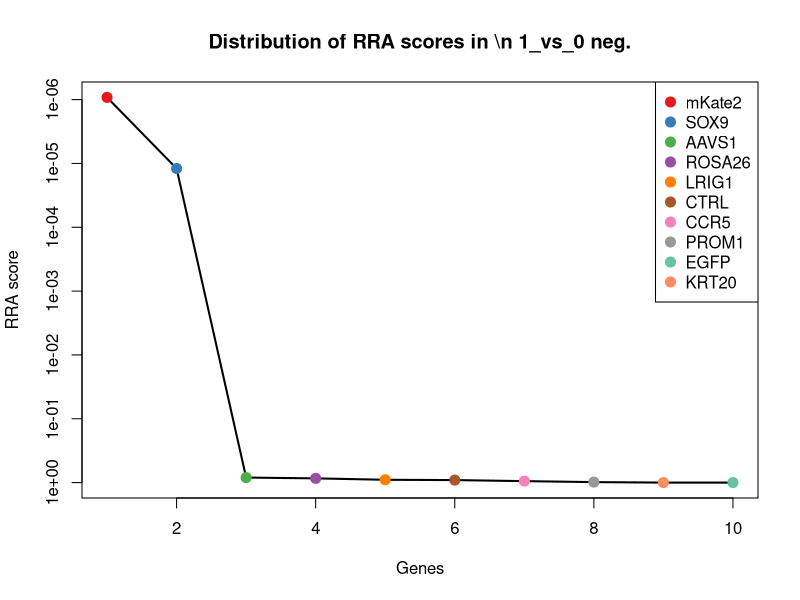
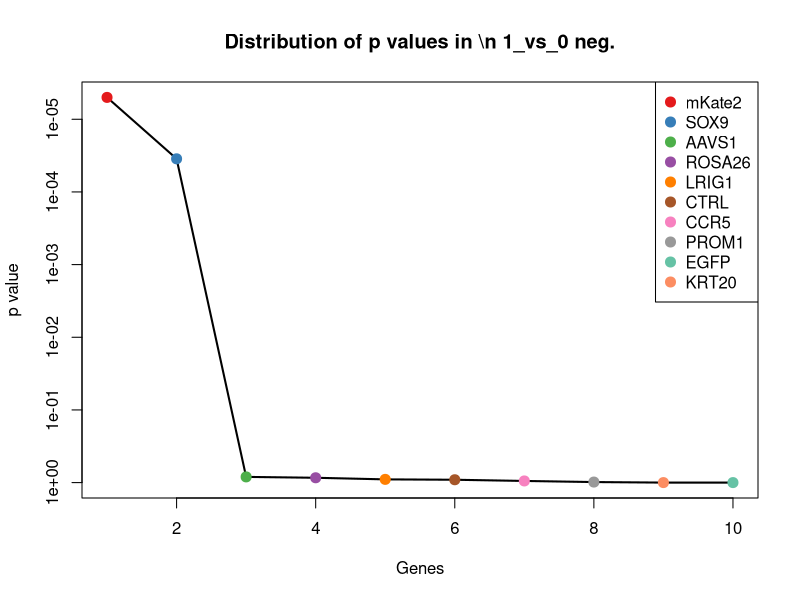
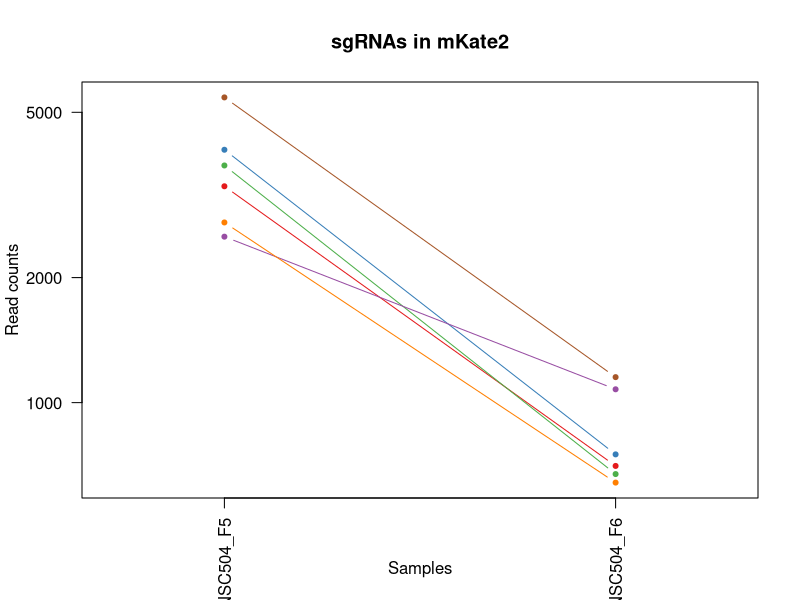
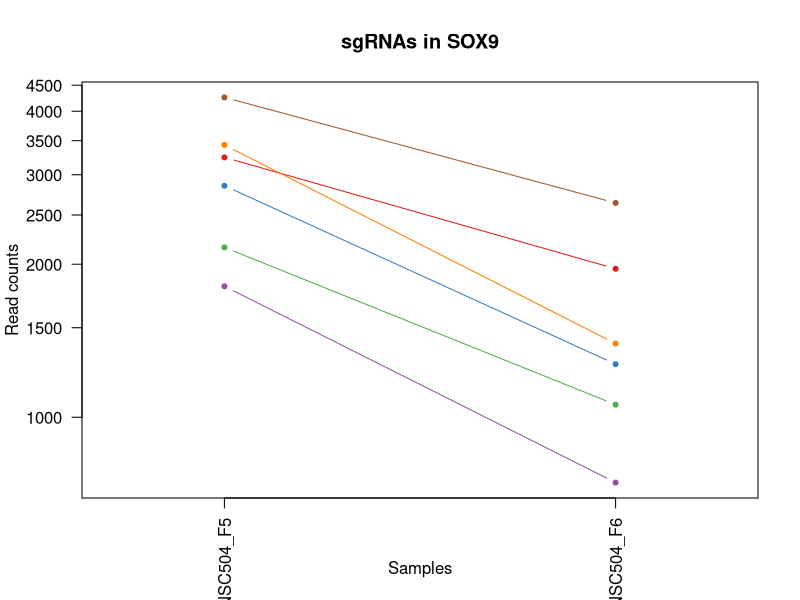
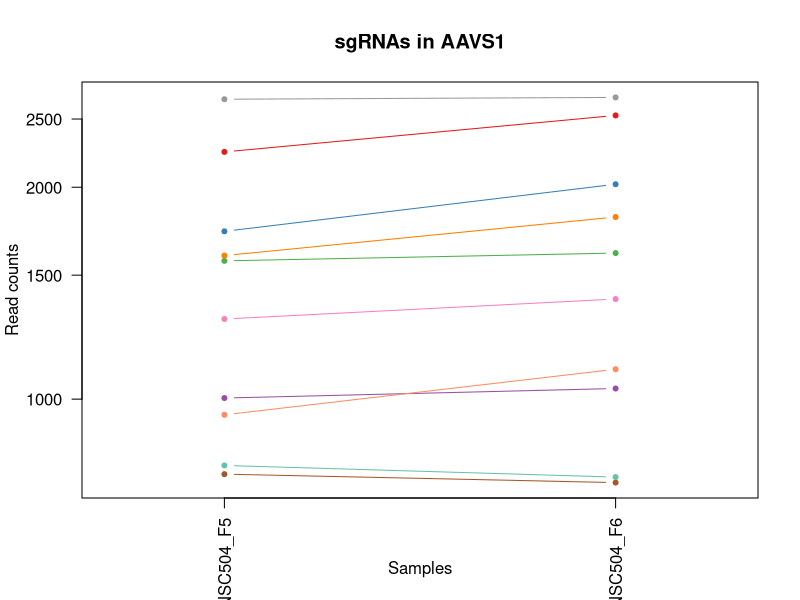
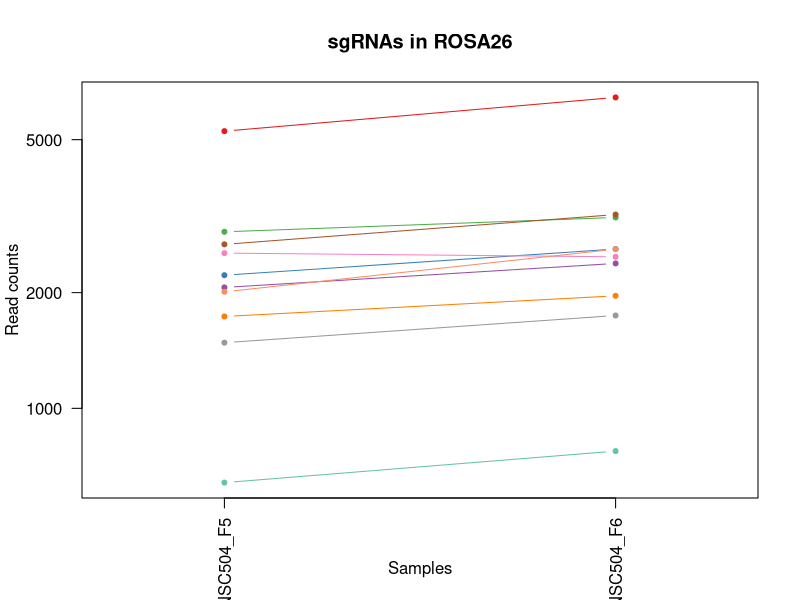
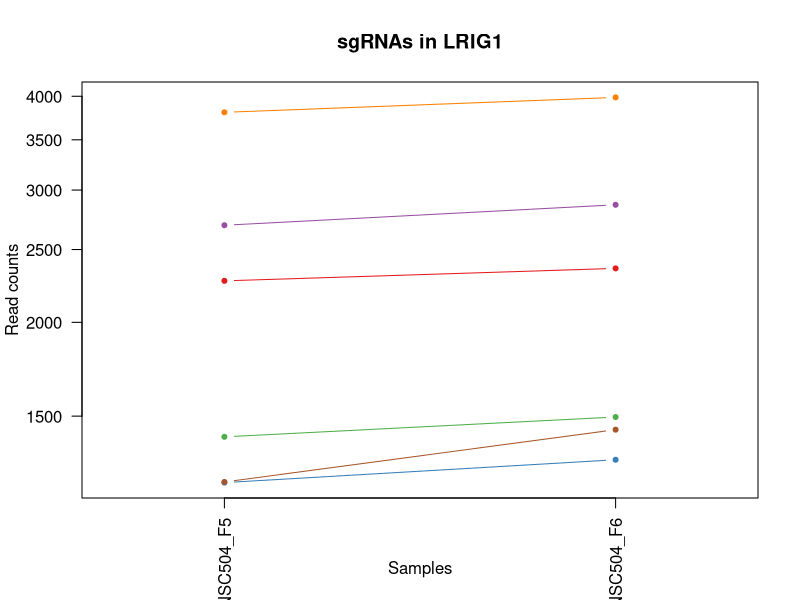
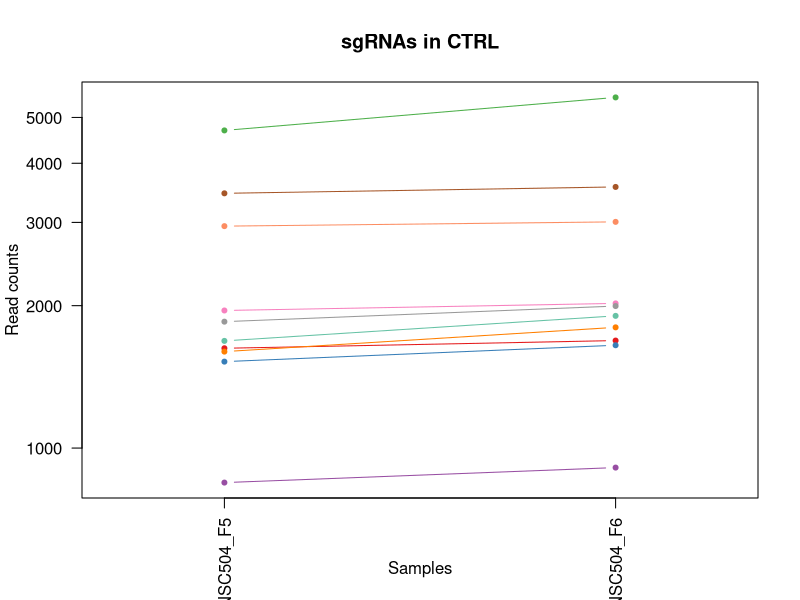

Write the R code that produced these figures, in order. (Note: this script raises an error after producing the figures.)
pdf(file='S4B_c0_t1.pdf',width=4.5,height=4.5);
gstable=read.table('S4B_c0_t1.gene_summary.txt',header=T)
# 
#
# parameters
# Do not modify the variables beginning with "__"

# gstablename='__GENE_SUMMARY_FILE__'
startindex=3
# outputfile='__OUTPUT_FILE__'
targetgenelist=c("mKate2","SOX9","AAVS1","ROSA26","LRIG1","CTRL","CCR5","PROM1","EGFP","KRT20")
# samplelabel=sub('.\\w+.\\w+$','',colnames(gstable)[startindex]);
samplelabel='1_vs_0 neg.'


# You need to write some codes in front of this code:
# gstable=read.table(gstablename,header=T)
# pdf(file=outputfile,width=6,height=6)


# set up color using RColorBrewer
#library(RColorBrewer)
#colors <- brewer.pal(length(targetgenelist), "Set1")

colors=c( "#E41A1C", "#377EB8", "#4DAF4A", "#984EA3", "#FF7F00",  "#A65628", "#F781BF",
          "#999999", "#66C2A5", "#FC8D62", "#8DA0CB", "#E78AC3", "#A6D854", "#FFD92F", "#E5C494", "#B3B3B3", 
          "#8DD3C7", "#FFFFB3", "#BEBADA", "#FB8072", "#80B1D3", "#FDB462", "#B3DE69", "#FCCDE5",
          "#D9D9D9", "#BC80BD", "#CCEBC5", "#FFED6F")

######
# function definition

plotrankedvalues<-function(val, tglist, ...){
  
  plot(val,log='y',ylim=c(max(val),min(val)),type='l',lwd=2, ...)
  if(length(tglist)>0){
    for(i in 1:length(tglist)){
      targetgene=tglist[i];
      tx=which(names(val)==targetgene);ty=val[targetgene];
      points(tx,ty,col=colors[(i %% length(colors)) ],cex=2,pch=20)
      # text(tx+50,ty,targetgene,col=colors[i])
    }
    legend('topright',tglist,pch=20,pt.cex = 2,cex=1,col=colors)
  }
}



plotrandvalues<-function(val,targetgenelist, ...){
  # choose the one with the best distance distribution
  
  mindiffvalue=0;
  randval=val;
  for(i in 1:20){
    randval0=sample(val)
    vindex=sort(which(names(randval0) %in% targetgenelist))
    if(max(vindex)>0.9*length(val)){
      # print('pass...')
      next;
    }
    mindiffind=min(diff(vindex));
    if (mindiffind > mindiffvalue){
      mindiffvalue=mindiffind;
      randval=randval0;
      # print(paste('Diff: ',mindiffvalue))
    }
  }
  plot(randval,log='y',ylim=c(max(randval),min(randval)),pch=20,col='grey', ...)
  
  if(length(targetgenelist)>0){
    for(i in 1:length(targetgenelist)){
      targetgene=targetgenelist[i];
      tx=which(names(randval)==targetgene);ty=randval[targetgene];
      points(tx,ty,col=colors[(i %% length(colors)) ],cex=2,pch=20)
      text(tx+50,ty,targetgene,col=colors[i])
    }
  }
  
}




# set.seed(1235)



pvec=gstable[,startindex]
names(pvec)=gstable[,'id']
pvec=sort(pvec);

plotrankedvalues(pvec,targetgenelist,xlab='Genes',ylab='RRA score',main=paste('Distribution of RRA scores in \\n',samplelabel))

# plotrandvalues(pvec,targetgenelist,xlab='Genes',ylab='RRA score',main=paste('Distribution of RRA scores in \\n',samplelabel))


pvec=gstable[,startindex+1]
names(pvec)=gstable[,'id']
pvec=sort(pvec);

plotrankedvalues(pvec,targetgenelist,xlab='Genes',ylab='p value',main=paste('Distribution of p values in \\n',samplelabel))

# plotrandvalues(pvec,targetgenelist,xlab='Genes',ylab='p value',main=paste('Distribution of p values in \\n',samplelabel))



# you need to write after this code:
# dev.off()






# parameters
# Do not modify the variables beginning with "__"
targetmat=list(c(3316.8215122577076,703.110669899125),c(4061.292744481919,749.6971437329321),c(3722.3561611210557,672.0530206765869),c(2508.1307168703856,1075.8024605695814),c(2713.8711692262777,640.995371454049),c(5428.931589622243,1150.858446190715))
targetgene="mKate2"
collabel=c("S29_MNSC504_F5","S30_MNSC504_F6")

# set up color using RColorBrewer
#library(RColorBrewer)
#colors <- brewer.pal(length(targetgenelist), "Set1")

colors=c( "#E41A1C", "#377EB8", "#4DAF4A", "#984EA3", "#FF7F00",  "#A65628", "#F781BF",
          "#999999", "#66C2A5", "#FC8D62", "#8DA0CB", "#E78AC3", "#A6D854", "#FFD92F", "#E5C494", "#B3B3B3", 
          "#8DD3C7", "#FFFFB3", "#BEBADA", "#FB8072", "#80B1D3", "#FDB462", "#B3DE69", "#FCCDE5",
          "#D9D9D9", "#BC80BD", "#CCEBC5", "#FFED6F")


## code

targetmatvec=unlist(targetmat)+1
yrange=range(targetmatvec[targetmatvec>0]);
# yrange[1]=1; # set the minimum value to 1
for(i in 1:length(targetmat)){
  vali=targetmat[[i]]+1;
  if(i==1){
    plot(1:length(vali),vali,type='b',las=1,pch=20,main=paste('sgRNAs in',targetgene),ylab='Read counts',xlab='Samples',xlim=c(0.7,length(vali)+0.3),ylim = yrange,col=colors[(i %% length(colors))],xaxt='n',log='y')
    axis(1,at=1:length(vali),labels=(collabel),las=2)
    # lines(0:100,rep(1,101),col='black');
  }else{
    lines(1:length(vali),vali,type='b',pch=20,col=colors[(i %% length(colors))])
  }
}




# parameters
# Do not modify the variables beginning with "__"
targetmat=list(c(3244.277190906786,1958.357325976704),c(2853.013556079685,1270.7754806888481),c(2157.3016218126504,1057.685498523101),c(1808.8510290942895,742.7954439057014),c(3432.17887571737,1395.0060775790002),c(4257.519187480313,2639.0374714373293))
targetgene="SOX9"
collabel=c("S29_MNSC504_F5","S30_MNSC504_F6")

# set up color using RColorBrewer
#library(RColorBrewer)
#colors <- brewer.pal(length(targetgenelist), "Set1")

colors=c( "#E41A1C", "#377EB8", "#4DAF4A", "#984EA3", "#FF7F00",  "#A65628", "#F781BF",
          "#999999", "#66C2A5", "#FC8D62", "#8DA0CB", "#E78AC3", "#A6D854", "#FFD92F", "#E5C494", "#B3B3B3", 
          "#8DD3C7", "#FFFFB3", "#BEBADA", "#FB8072", "#80B1D3", "#FDB462", "#B3DE69", "#FCCDE5",
          "#D9D9D9", "#BC80BD", "#CCEBC5", "#FFED6F")


## code

targetmatvec=unlist(targetmat)+1
yrange=range(targetmatvec[targetmatvec>0]);
# yrange[1]=1; # set the minimum value to 1
for(i in 1:length(targetmat)){
  vali=targetmat[[i]]+1;
  if(i==1){
    plot(1:length(vali),vali,type='b',las=1,pch=20,main=paste('sgRNAs in',targetgene),ylab='Read counts',xlab='Samples',xlim=c(0.7,length(vali)+0.3),ylim = yrange,col=colors[(i %% length(colors))],xaxt='n',log='y')
    axis(1,at=1:length(vali),labels=(collabel),las=2)
    # lines(0:100,rep(1,101),col='black');
  }else{
    lines(1:length(vali),vali,type='b',pch=20,col=colors[(i %% length(colors))])
  }
}




# parameters
# Do not modify the variables beginning with "__"
targetmat=list(c(2244.116957199819,2528.6102742016387),c(1730.3604518949317,2018.7471994649725),c(1571.0007951568418,1611.5469096583627),c(1002.5387360463419,1034.3922616061975),c(1598.3535720596483,1813.4216296048598),c(781.3380184845156,760.0496934737781),c(1298.6622772984642,1386.3789527949618),c(2666.3011224387883,2682.173095357521),c(803.9337907085732,773.8530931282394),c(949.0224334104162,1101.6838349216964))
targetgene="AAVS1"
collabel=c("S29_MNSC504_F5","S30_MNSC504_F6")

# set up color using RColorBrewer
#library(RColorBrewer)
#colors <- brewer.pal(length(targetgenelist), "Set1")

colors=c( "#E41A1C", "#377EB8", "#4DAF4A", "#984EA3", "#FF7F00",  "#A65628", "#F781BF",
          "#999999", "#66C2A5", "#FC8D62", "#8DA0CB", "#E78AC3", "#A6D854", "#FFD92F", "#E5C494", "#B3B3B3", 
          "#8DD3C7", "#FFFFB3", "#BEBADA", "#FB8072", "#80B1D3", "#FDB462", "#B3DE69", "#FCCDE5",
          "#D9D9D9", "#BC80BD", "#CCEBC5", "#FFED6F")


## code

targetmatvec=unlist(targetmat)+1
yrange=range(targetmatvec[targetmatvec>0]);
# yrange[1]=1; # set the minimum value to 1
for(i in 1:length(targetmat)){
  vali=targetmat[[i]]+1;
  if(i==1){
    plot(1:length(vali),vali,type='b',las=1,pch=20,main=paste('sgRNAs in',targetgene),ylab='Read counts',xlab='Samples',xlim=c(0.7,length(vali)+0.3),ylim = yrange,col=colors[(i %% length(colors))],xaxt='n',log='y')
    axis(1,at=1:length(vali),labels=(collabel),las=2)
    # lines(0:100,rep(1,101),col='black');
  }else{
    lines(1:length(vali),vali,type='b',pch=20,col=colors[(i %% length(colors))])
  }
}




# parameters
# Do not modify the variables beginning with "__"
targetmat=list(c(5261.247174696342,6440.148651284623),c(2219.142682636387,2595.9018475171374),c(2877.987830643117,3136.8225714763416),c(2062.161528237671,2381.086440394583),c(1732.7389542343062,1960.9454634119154),c(2669.86887594785,3191.1734576157833),c(2533.1049914338178,2477.710237975812),c(1480.6177062606116,1742.6792063757455),c(639.8171292917342,772.9903806498356),c(2008.6452256017456,2594.17642256033))
targetgene="ROSA26"
collabel=c("S29_MNSC504_F5","S30_MNSC504_F6")

# set up color using RColorBrewer
#library(RColorBrewer)
#colors <- brewer.pal(length(targetgenelist), "Set1")

colors=c( "#E41A1C", "#377EB8", "#4DAF4A", "#984EA3", "#FF7F00",  "#A65628", "#F781BF",
          "#999999", "#66C2A5", "#FC8D62", "#8DA0CB", "#E78AC3", "#A6D854", "#FFD92F", "#E5C494", "#B3B3B3", 
          "#8DD3C7", "#FFFFB3", "#BEBADA", "#FB8072", "#80B1D3", "#FDB462", "#B3DE69", "#FCCDE5",
          "#D9D9D9", "#BC80BD", "#CCEBC5", "#FFED6F")


## code

targetmatvec=unlist(targetmat)+1
yrange=range(targetmatvec[targetmatvec>0]);
# yrange[1]=1; # set the minimum value to 1
for(i in 1:length(targetmat)){
  vali=targetmat[[i]]+1;
  if(i==1){
    plot(1:length(vali),vali,type='b',las=1,pch=20,main=paste('sgRNAs in',targetgene),ylab='Read counts',xlab='Samples',xlim=c(0.7,length(vali)+0.3),ylim = yrange,col=colors[(i %% length(colors))],xaxt='n',log='y')
    axis(1,at=1:length(vali),labels=(collabel),las=2)
    # lines(0:100,rep(1,101),col='black');
  }else{
    lines(1:length(vali),vali,type='b',pch=20,col=colors[(i %% length(colors))])
  }
}




# parameters
# Do not modify the variables beginning with "__"
targetmat=list(c(2270.280482932938,2358.655915956083),c(1222.550202438481,1311.3229671738281),c(1406.8841337400029,1495.0807250738449),c(2692.4646481719074,2866.7935657359417),c(3806.79299416885,3984.868937747311),c(1224.9287047778555,1438.1417014991919))
targetgene="LRIG1"
collabel=c("S29_MNSC504_F5","S30_MNSC504_F6")

# set up color using RColorBrewer
#library(RColorBrewer)
#colors <- brewer.pal(length(targetgenelist), "Set1")

colors=c( "#E41A1C", "#377EB8", "#4DAF4A", "#984EA3", "#FF7F00",  "#A65628", "#F781BF",
          "#999999", "#66C2A5", "#FC8D62", "#8DA0CB", "#E78AC3", "#A6D854", "#FFD92F", "#E5C494", "#B3B3B3", 
          "#8DD3C7", "#FFFFB3", "#BEBADA", "#FB8072", "#80B1D3", "#FDB462", "#B3DE69", "#FCCDE5",
          "#D9D9D9", "#BC80BD", "#CCEBC5", "#FFED6F")


## code

targetmatvec=unlist(targetmat)+1
yrange=range(targetmatvec[targetmatvec>0]);
# yrange[1]=1; # set the minimum value to 1
for(i in 1:length(targetmat)){
  vali=targetmat[[i]]+1;
  if(i==1){
    plot(1:length(vali),vali,type='b',las=1,pch=20,main=paste('sgRNAs in',targetgene),ylab='Read counts',xlab='Samples',xlim=c(0.7,length(vali)+0.3),ylim = yrange,col=colors[(i %% length(colors))],xaxt='n',log='y')
    axis(1,at=1:length(vali),labels=(collabel),las=2)
    # lines(0:100,rep(1,101),col='black');
  }else{
    lines(1:length(vali),vali,type='b',pch=20,col=colors[(i %% length(colors))])
  }
}




# parameters
# Do not modify the variables beginning with "__"
targetmat=list(c(1624.5170977927676,1686.6028952794961),c(1522.241497199665,1648.6435462297275),c(4692.7851155858425,5511.007312043694),c(844.3683304779393,908.4362397592375),c(1598.3535720596483,1798.7555174719946),c(3454.7746479414272,3563.86524828624),c(1952.7504206264452,2021.3353369001838),c(1849.2855688636555,1995.4539625480688),c(1683.9796562771294,1902.2810148804547),c(2944.585896145602,3006.5529872373627))
targetgene="CTRL"
collabel=c("S29_MNSC504_F5","S30_MNSC504_F6")

# set up color using RColorBrewer
#library(RColorBrewer)
#colors <- brewer.pal(length(targetgenelist), "Set1")

colors=c( "#E41A1C", "#377EB8", "#4DAF4A", "#984EA3", "#FF7F00",  "#A65628", "#F781BF",
          "#999999", "#66C2A5", "#FC8D62", "#8DA0CB", "#E78AC3", "#A6D854", "#FFD92F", "#E5C494", "#B3B3B3", 
          "#8DD3C7", "#FFFFB3", "#BEBADA", "#FB8072", "#80B1D3", "#FDB462", "#B3DE69", "#FCCDE5",
          "#D9D9D9", "#BC80BD", "#CCEBC5", "#FFED6F")


## code

targetmatvec=unlist(targetmat)+1
yrange=range(targetmatvec[targetmatvec>0]);
# yrange[1]=1; # set the minimum value to 1
for(i in 1:length(targetmat)){
  vali=targetmat[[i]]+1;
  if(i==1){
    plot(1:length(vali),vali,type='b',las=1,pch=20,main=paste('sgRNAs in',targetgene),ylab='Read counts',xlab='Samples',xlim=c(0.7,length(vali)+0.3),ylim = yrange,col=colors[(i %% length(colors))],xaxt='n',log='y')
    axis(1,at=1:length(vali),labels=(collabel),las=2)
    # lines(0:100,rep(1,101),col='black');
  }else{
    lines(1:length(vali),vali,type='b',pch=20,col=colors[(i %% length(colors))])
  }
}




# parameters
# Do not modify the variables beginning with "__"
targetmat=list(c(1331.961310049707,1421.7501644095191),c(2214.3856779576377,2303.442317338238),c(1208.2791884022342,1258.6975059911942),c(1046.5410293247696,1107.7228222705232),c(1437.804664151871,1522.6875243827676),c(1743.4422147614914,1797.8928049935907),c(2797.1187511043845,3200.6632948782253),c(1628.0848513018293,1978.1997129799922),c(1119.0853506756912,1202.6211948949451),c(1710.1431820102487,1792.7165301231678))
targetgene="CCR5"
collabel=c("S29_MNSC504_F5","S30_MNSC504_F6")

# set up color using RColorBrewer
#library(RColorBrewer)
#colors <- brewer.pal(length(targetgenelist), "Set1")

colors=c( "#E41A1C", "#377EB8", "#4DAF4A", "#984EA3", "#FF7F00",  "#A65628", "#F781BF",
          "#999999", "#66C2A5", "#FC8D62", "#8DA0CB", "#E78AC3", "#A6D854", "#FFD92F", "#E5C494", "#B3B3B3", 
          "#8DD3C7", "#FFFFB3", "#BEBADA", "#FB8072", "#80B1D3", "#FDB462", "#B3DE69", "#FCCDE5",
          "#D9D9D9", "#BC80BD", "#CCEBC5", "#FFED6F")


## code

targetmatvec=unlist(targetmat)+1
yrange=range(targetmatvec[targetmatvec>0]);
# yrange[1]=1; # set the minimum value to 1
for(i in 1:length(targetmat)){
  vali=targetmat[[i]]+1;
  if(i==1){
    plot(1:length(vali),vali,type='b',las=1,pch=20,main=paste('sgRNAs in',targetgene),ylab='Read counts',xlab='Samples',xlim=c(0.7,length(vali)+0.3),ylim = yrange,col=colors[(i %% length(colors))],xaxt='n',log='y')
    axis(1,at=1:length(vali),labels=(collabel),las=2)
    # lines(0:100,rep(1,101),col='black');
  }else{
    lines(1:length(vali),vali,type='b',pch=20,col=colors[(i %% length(colors))])
  }
}




# parameters
# Do not modify the variables beginning with "__"
targetmat=list(c(1906.369625008643,2091.2150476508946),c(2722.1959274140886,2909.929189656133),c(1895.6663644814578,2079.999785431645),c(2949.342900824351,3291.248105110628),c(1698.2506703133763,1910.0454271860892),c(4209.949140692824,4734.566081480243))
targetgene="PROM1"
collabel=c("S29_MNSC504_F5","S30_MNSC504_F6")

# set up color using RColorBrewer
#library(RColorBrewer)
#colors <- brewer.pal(length(targetgenelist), "Set1")

colors=c( "#E41A1C", "#377EB8", "#4DAF4A", "#984EA3", "#FF7F00",  "#A65628", "#F781BF",
          "#999999", "#66C2A5", "#FC8D62", "#8DA0CB", "#E78AC3", "#A6D854", "#FFD92F", "#E5C494", "#B3B3B3", 
          "#8DD3C7", "#FFFFB3", "#BEBADA", "#FB8072", "#80B1D3", "#FDB462", "#B3DE69", "#FCCDE5",
          "#D9D9D9", "#BC80BD", "#CCEBC5", "#FFED6F")


## code

targetmatvec=unlist(targetmat)+1
yrange=range(targetmatvec[targetmatvec>0]);
# yrange[1]=1; # set the minimum value to 1
for(i in 1:length(targetmat)){
  vali=targetmat[[i]]+1;
  if(i==1){
    plot(1:length(vali),vali,type='b',las=1,pch=20,main=paste('sgRNAs in',targetgene),ylab='Read counts',xlab='Samples',xlim=c(0.7,length(vali)+0.3),ylim = yrange,col=colors[(i %% length(colors))],xaxt='n',log='y')
    axis(1,at=1:length(vali),labels=(collabel),las=2)
    # lines(0:100,rep(1,101),col='black');
  }else{
    lines(1:length(vali),vali,type='b',pch=20,col=colors[(i %% length(colors))])
  }
}




# parameters
# Do not modify the variables beginning with "__"
targetmat=list(c(733.767971697026,2400.066114919467),c(799.1767860298241,2874.557978041576),c(481.64672372333155,1564.9604358245556),c(541.1092822076935,1531.314649166806),c(841.9898281385647,2492.3763501086773),c(2024.1054908076796,3086.7852477289193))
targetgene="EGFP"
collabel=c("S29_MNSC504_F5","S30_MNSC504_F6")

# set up color using RColorBrewer
#library(RColorBrewer)
#colors <- brewer.pal(length(targetgenelist), "Set1")

colors=c( "#E41A1C", "#377EB8", "#4DAF4A", "#984EA3", "#FF7F00",  "#A65628", "#F781BF",
          "#999999", "#66C2A5", "#FC8D62", "#8DA0CB", "#E78AC3", "#A6D854", "#FFD92F", "#E5C494", "#B3B3B3", 
          "#8DD3C7", "#FFFFB3", "#BEBADA", "#FB8072", "#80B1D3", "#FDB462", "#B3DE69", "#FCCDE5",
          "#D9D9D9", "#BC80BD", "#CCEBC5", "#FFED6F")


## code

targetmatvec=unlist(targetmat)+1
yrange=range(targetmatvec[targetmatvec>0]);
# yrange[1]=1; # set the minimum value to 1
for(i in 1:length(targetmat)){
  vali=targetmat[[i]]+1;
  if(i==1){
    plot(1:length(vali),vali,type='b',las=1,pch=20,main=paste('sgRNAs in',targetgene),ylab='Read counts',xlab='Samples',xlim=c(0.7,length(vali)+0.3),ylim = yrange,col=colors[(i %% length(colors))],xaxt='n',log='y')
    axis(1,at=1:length(vali),labels=(collabel),las=2)
    # lines(0:100,rep(1,101),col='black');
  }else{
    lines(1:length(vali),vali,type='b',pch=20,col=colors[(i %% length(colors))])
  }
}




# parameters
# Do not modify the variables beginning with "__"
targetmat=list(c(811.0692977266965,1823.7741793457058),c(1171.4124021419298,2350.8915036504486),c(916.9126518288607,1974.7488630663768),c(420.99491406928234,966.2379758122945),c(1257.0384863594109,3137.6852839547455),c(751.6067392423346,1431.2400016719612))
targetgene="KRT20"
collabel=c("S29_MNSC504_F5","S30_MNSC504_F6")

# set up color using RColorBrewer
#library(RColorBrewer)
#colors <- brewer.pal(length(targetgenelist), "Set1")

colors=c( "#E41A1C", "#377EB8", "#4DAF4A", "#984EA3", "#FF7F00",  "#A65628", "#F781BF",
          "#999999", "#66C2A5", "#FC8D62", "#8DA0CB", "#E78AC3", "#A6D854", "#FFD92F", "#E5C494", "#B3B3B3", 
          "#8DD3C7", "#FFFFB3", "#BEBADA", "#FB8072", "#80B1D3", "#FDB462", "#B3DE69", "#FCCDE5",
          "#D9D9D9", "#BC80BD", "#CCEBC5", "#FFED6F")


## code

targetmatvec=unlist(targetmat)+1
yrange=range(targetmatvec[targetmatvec>0]);
# yrange[1]=1; # set the minimum value to 1
for(i in 1:length(targetmat)){
  vali=targetmat[[i]]+1;
  if(i==1){
    plot(1:length(vali),vali,type='b',las=1,pch=20,main=paste('sgRNAs in',targetgene),ylab='Read counts',xlab='Samples',xlim=c(0.7,length(vali)+0.3),ylim = yrange,col=colors[(i %% length(colors))],xaxt='n',log='y')
    axis(1,at=1:length(vali),labels=(collabel),las=2)
    # lines(0:100,rep(1,101),col='black');
  }else{
    lines(1:length(vali),vali,type='b',pch=20,col=colors[(i %% length(colors))])
  }
}



# 
#
# parameters
# Do not modify the variables beginning with "__"

# gstablename='__GENE_SUMMARY_FILE__'
startindex=9
# outputfile='__OUTPUT_FILE__'
targetgenelist=c("KRT20","EGFP","ROSA26","PROM1","AAVS1","CCR5","CTRL","LRIG1","SOX9","mKate2")
# samplelabel=sub('.\\w+.\\w+$','',colnames(gstable)[startindex]);
samplelabel='1_vs_0 pos.'


# You need to write some codes in front of this code:
# gstable=read.table(gstablename,header=T)
# pdf(file=outputfile,width=6,height=6)


# set up color using RColorBrewer
#library(RColorBrewer)
#colors <- brewer.pal(length(targetgenelist), "Set1")

colors=c( "#E41A1C", "#377EB8", "#4DAF4A", "#984EA3", "#FF7F00",  "#A65628", "#F781BF",
          "#999999", "#66C2A5", "#FC8D62", "#8DA0CB", "#E78AC3", "#A6D854", "#FFD92F", "#E5C494", "#B3B3B3", 
          "#8DD3C7", "#FFFFB3", "#BEBADA", "#FB8072", "#80B1D3", "#FDB462", "#B3DE69", "#FCCDE5",
          "#D9D9D9", "#BC80BD", "#CCEBC5", "#FFED6F")

######
# function definition

plotrankedvalues<-function(val, tglist, ...){
  
  plot(val,log='y',ylim=c(max(val),min(val)),type='l',lwd=2, ...)
  if(length(tglist)>0){
    for(i in 1:length(tglist)){
      targetgene=tglist[i];
      tx=which(names(val)==targetgene);ty=val[targetgene];
      points(tx,ty,col=colors[(i %% length(colors)) ],cex=2,pch=20)
      # text(tx+50,ty,targetgene,col=colors[i])
    }
    legend('topright',tglist,pch=20,pt.cex = 2,cex=1,col=colors)
  }
}



plotrandvalues<-function(val,targetgenelist, ...){
  # choose the one with the best distance distribution
  
  mindiffvalue=0;
  randval=val;
  for(i in 1:20){
    randval0=sample(val)
    vindex=sort(which(names(randval0) %in% targetgenelist))
    if(max(vindex)>0.9*length(val)){
      # print('pass...')
      next;
    }
    mindiffind=min(diff(vindex));
    if (mindiffind > mindiffvalue){
      mindiffvalue=mindiffind;
      randval=randval0;
      # print(paste('Diff: ',mindiffvalue))
    }
  }
  plot(randval,log='y',ylim=c(max(randval),min(randval)),pch=20,col='grey', ...)
  
  if(length(targetgenelist)>0){
    for(i in 1:length(targetgenelist)){
      targetgene=targetgenelist[i];
      tx=which(names(randval)==targetgene);ty=randval[targetgene];
      points(tx,ty,col=colors[(i %% length(colors)) ],cex=2,pch=20)
      text(tx+50,ty,targetgene,col=colors[i])
    }
  }
  
}




# set.seed(1235)



pvec=gstable[,startindex]
names(pvec)=gstable[,'id']
pvec=sort(pvec);

plotrankedvalues(pvec,targetgenelist,xlab='Genes',ylab='RRA score',main=paste('Distribution of RRA scores in \\n',samplelabel))

# plotrandvalues(pvec,targetgenelist,xlab='Genes',ylab='RRA score',main=paste('Distribution of RRA scores in \\n',samplelabel))


pvec=gstable[,startindex+1]
names(pvec)=gstable[,'id']
pvec=sort(pvec);

plotrankedvalues(pvec,targetgenelist,xlab='Genes',ylab='p value',main=paste('Distribution of p values in \\n',samplelabel))

# plotrandvalues(pvec,targetgenelist,xlab='Genes',ylab='p value',main=paste('Distribution of p values in \\n',samplelabel))



# you need to write after this code:
# dev.off()






# parameters
# Do not modify the variables beginning with "__"
targetmat=list(c(811.0692977266965,1823.7741793457058),c(1171.4124021419298,2350.8915036504486),c(916.9126518288607,1974.7488630663768),c(420.99491406928234,966.2379758122945),c(1257.0384863594109,3137.6852839547455),c(751.6067392423346,1431.2400016719612))
targetgene="KRT20"
collabel=c("S29_MNSC504_F5","S30_MNSC504_F6")

# set up color using RColorBrewer
#library(RColorBrewer)
#colors <- brewer.pal(length(targetgenelist), "Set1")

colors=c( "#E41A1C", "#377EB8", "#4DAF4A", "#984EA3", "#FF7F00",  "#A65628", "#F781BF",
          "#999999", "#66C2A5", "#FC8D62", "#8DA0CB", "#E78AC3", "#A6D854", "#FFD92F", "#E5C494", "#B3B3B3", 
          "#8DD3C7", "#FFFFB3", "#BEBADA", "#FB8072", "#80B1D3", "#FDB462", "#B3DE69", "#FCCDE5",
          "#D9D9D9", "#BC80BD", "#CCEBC5", "#FFED6F")


## code

targetmatvec=unlist(targetmat)+1
yrange=range(targetmatvec[targetmatvec>0]);
# yrange[1]=1; # set the minimum value to 1
for(i in 1:length(targetmat)){
  vali=targetmat[[i]]+1;
  if(i==1){
    plot(1:length(vali),vali,type='b',las=1,pch=20,main=paste('sgRNAs in',targetgene),ylab='Read counts',xlab='Samples',xlim=c(0.7,length(vali)+0.3),ylim = yrange,col=colors[(i %% length(colors))],xaxt='n',log='y')
    axis(1,at=1:length(vali),labels=(collabel),las=2)
    # lines(0:100,rep(1,101),col='black');
  }else{
    lines(1:length(vali),vali,type='b',pch=20,col=colors[(i %% length(colors))])
  }
}




# parameters
# Do not modify the variables beginning with "__"
targetmat=list(c(733.767971697026,2400.066114919467),c(799.1767860298241,2874.557978041576),c(481.64672372333155,1564.9604358245556),c(541.1092822076935,1531.314649166806),c(841.9898281385647,2492.3763501086773),c(2024.1054908076796,3086.7852477289193))
targetgene="EGFP"
collabel=c("S29_MNSC504_F5","S30_MNSC504_F6")

# set up color using RColorBrewer
#library(RColorBrewer)
#colors <- brewer.pal(length(targetgenelist), "Set1")

colors=c( "#E41A1C", "#377EB8", "#4DAF4A", "#984EA3", "#FF7F00",  "#A65628", "#F781BF",
          "#999999", "#66C2A5", "#FC8D62", "#8DA0CB", "#E78AC3", "#A6D854", "#FFD92F", "#E5C494", "#B3B3B3", 
          "#8DD3C7", "#FFFFB3", "#BEBADA", "#FB8072", "#80B1D3", "#FDB462", "#B3DE69", "#FCCDE5",
          "#D9D9D9", "#BC80BD", "#CCEBC5", "#FFED6F")


## code

targetmatvec=unlist(targetmat)+1
yrange=range(targetmatvec[targetmatvec>0]);
# yrange[1]=1; # set the minimum value to 1
for(i in 1:length(targetmat)){
  vali=targetmat[[i]]+1;
  if(i==1){
    plot(1:length(vali),vali,type='b',las=1,pch=20,main=paste('sgRNAs in',targetgene),ylab='Read counts',xlab='Samples',xlim=c(0.7,length(vali)+0.3),ylim = yrange,col=colors[(i %% length(colors))],xaxt='n',log='y')
    axis(1,at=1:length(vali),labels=(collabel),las=2)
    # lines(0:100,rep(1,101),col='black');
  }else{
    lines(1:length(vali),vali,type='b',pch=20,col=colors[(i %% length(colors))])
  }
}




# parameters
# Do not modify the variables beginning with "__"
targetmat=list(c(5261.247174696342,6440.148651284623),c(2219.142682636387,2595.9018475171374),c(2877.987830643117,3136.8225714763416),c(2062.161528237671,2381.086440394583),c(1732.7389542343062,1960.9454634119154),c(2669.86887594785,3191.1734576157833),c(2533.1049914338178,2477.710237975812),c(1480.6177062606116,1742.6792063757455),c(639.8171292917342,772.9903806498356),c(2008.6452256017456,2594.17642256033))
targetgene="ROSA26"
collabel=c("S29_MNSC504_F5","S30_MNSC504_F6")

# set up color using RColorBrewer
#library(RColorBrewer)
#colors <- brewer.pal(length(targetgenelist), "Set1")

colors=c( "#E41A1C", "#377EB8", "#4DAF4A", "#984EA3", "#FF7F00",  "#A65628", "#F781BF",
          "#999999", "#66C2A5", "#FC8D62", "#8DA0CB", "#E78AC3", "#A6D854", "#FFD92F", "#E5C494", "#B3B3B3", 
          "#8DD3C7", "#FFFFB3", "#BEBADA", "#FB8072", "#80B1D3", "#FDB462", "#B3DE69", "#FCCDE5",
          "#D9D9D9", "#BC80BD", "#CCEBC5", "#FFED6F")


## code

targetmatvec=unlist(targetmat)+1
yrange=range(targetmatvec[targetmatvec>0]);
# yrange[1]=1; # set the minimum value to 1
for(i in 1:length(targetmat)){
  vali=targetmat[[i]]+1;
  if(i==1){
    plot(1:length(vali),vali,type='b',las=1,pch=20,main=paste('sgRNAs in',targetgene),ylab='Read counts',xlab='Samples',xlim=c(0.7,length(vali)+0.3),ylim = yrange,col=colors[(i %% length(colors))],xaxt='n',log='y')
    axis(1,at=1:length(vali),labels=(collabel),las=2)
    # lines(0:100,rep(1,101),col='black');
  }else{
    lines(1:length(vali),vali,type='b',pch=20,col=colors[(i %% length(colors))])
  }
}




# parameters
# Do not modify the variables beginning with "__"
targetmat=list(c(1906.369625008643,2091.2150476508946),c(2722.1959274140886,2909.929189656133),c(1895.6663644814578,2079.999785431645),c(2949.342900824351,3291.248105110628),c(1698.2506703133763,1910.0454271860892),c(4209.949140692824,4734.566081480243))
targetgene="PROM1"
collabel=c("S29_MNSC504_F5","S30_MNSC504_F6")

# set up color using RColorBrewer
#library(RColorBrewer)
#colors <- brewer.pal(length(targetgenelist), "Set1")

colors=c( "#E41A1C", "#377EB8", "#4DAF4A", "#984EA3", "#FF7F00",  "#A65628", "#F781BF",
          "#999999", "#66C2A5", "#FC8D62", "#8DA0CB", "#E78AC3", "#A6D854", "#FFD92F", "#E5C494", "#B3B3B3", 
          "#8DD3C7", "#FFFFB3", "#BEBADA", "#FB8072", "#80B1D3", "#FDB462", "#B3DE69", "#FCCDE5",
          "#D9D9D9", "#BC80BD", "#CCEBC5", "#FFED6F")


## code

targetmatvec=unlist(targetmat)+1
yrange=range(targetmatvec[targetmatvec>0]);
# yrange[1]=1; # set the minimum value to 1
for(i in 1:length(targetmat)){
  vali=targetmat[[i]]+1;
  if(i==1){
    plot(1:length(vali),vali,type='b',las=1,pch=20,main=paste('sgRNAs in',targetgene),ylab='Read counts',xlab='Samples',xlim=c(0.7,length(vali)+0.3),ylim = yrange,col=colors[(i %% length(colors))],xaxt='n',log='y')
    axis(1,at=1:length(vali),labels=(collabel),las=2)
    # lines(0:100,rep(1,101),col='black');
  }else{
    lines(1:length(vali),vali,type='b',pch=20,col=colors[(i %% length(colors))])
  }
}




# parameters
# Do not modify the variables beginning with "__"
targetmat=list(c(2244.116957199819,2528.6102742016387),c(1730.3604518949317,2018.7471994649725),c(1571.0007951568418,1611.5469096583627),c(1002.5387360463419,1034.3922616061975),c(1598.3535720596483,1813.4216296048598),c(781.3380184845156,760.0496934737781),c(1298.6622772984642,1386.3789527949618),c(2666.3011224387883,2682.173095357521),c(803.9337907085732,773.8530931282394),c(949.0224334104162,1101.6838349216964))
targetgene="AAVS1"
collabel=c("S29_MNSC504_F5","S30_MNSC504_F6")

# set up color using RColorBrewer
#library(RColorBrewer)
#colors <- brewer.pal(length(targetgenelist), "Set1")

colors=c( "#E41A1C", "#377EB8", "#4DAF4A", "#984EA3", "#FF7F00",  "#A65628", "#F781BF",
          "#999999", "#66C2A5", "#FC8D62", "#8DA0CB", "#E78AC3", "#A6D854", "#FFD92F", "#E5C494", "#B3B3B3", 
          "#8DD3C7", "#FFFFB3", "#BEBADA", "#FB8072", "#80B1D3", "#FDB462", "#B3DE69", "#FCCDE5",
          "#D9D9D9", "#BC80BD", "#CCEBC5", "#FFED6F")


## code

targetmatvec=unlist(targetmat)+1
yrange=range(targetmatvec[targetmatvec>0]);
# yrange[1]=1; # set the minimum value to 1
for(i in 1:length(targetmat)){
  vali=targetmat[[i]]+1;
  if(i==1){
    plot(1:length(vali),vali,type='b',las=1,pch=20,main=paste('sgRNAs in',targetgene),ylab='Read counts',xlab='Samples',xlim=c(0.7,length(vali)+0.3),ylim = yrange,col=colors[(i %% length(colors))],xaxt='n',log='y')
    axis(1,at=1:length(vali),labels=(collabel),las=2)
    # lines(0:100,rep(1,101),col='black');
  }else{
    lines(1:length(vali),vali,type='b',pch=20,col=colors[(i %% length(colors))])
  }
}




# parameters
# Do not modify the variables beginning with "__"
targetmat=list(c(1331.961310049707,1421.7501644095191),c(2214.3856779576377,2303.442317338238),c(1208.2791884022342,1258.6975059911942),c(1046.5410293247696,1107.7228222705232),c(1437.804664151871,1522.6875243827676),c(1743.4422147614914,1797.8928049935907),c(2797.1187511043845,3200.6632948782253),c(1628.0848513018293,1978.1997129799922),c(1119.0853506756912,1202.6211948949451),c(1710.1431820102487,1792.7165301231678))
targetgene="CCR5"
collabel=c("S29_MNSC504_F5","S30_MNSC504_F6")

# set up color using RColorBrewer
#library(RColorBrewer)
#colors <- brewer.pal(length(targetgenelist), "Set1")

colors=c( "#E41A1C", "#377EB8", "#4DAF4A", "#984EA3", "#FF7F00",  "#A65628", "#F781BF",
          "#999999", "#66C2A5", "#FC8D62", "#8DA0CB", "#E78AC3", "#A6D854", "#FFD92F", "#E5C494", "#B3B3B3", 
          "#8DD3C7", "#FFFFB3", "#BEBADA", "#FB8072", "#80B1D3", "#FDB462", "#B3DE69", "#FCCDE5",
          "#D9D9D9", "#BC80BD", "#CCEBC5", "#FFED6F")


## code

targetmatvec=unlist(targetmat)+1
yrange=range(targetmatvec[targetmatvec>0]);
# yrange[1]=1; # set the minimum value to 1
for(i in 1:length(targetmat)){
  vali=targetmat[[i]]+1;
  if(i==1){
    plot(1:length(vali),vali,type='b',las=1,pch=20,main=paste('sgRNAs in',targetgene),ylab='Read counts',xlab='Samples',xlim=c(0.7,length(vali)+0.3),ylim = yrange,col=colors[(i %% length(colors))],xaxt='n',log='y')
    axis(1,at=1:length(vali),labels=(collabel),las=2)
    # lines(0:100,rep(1,101),col='black');
  }else{
    lines(1:length(vali),vali,type='b',pch=20,col=colors[(i %% length(colors))])
  }
}




# parameters
# Do not modify the variables beginning with "__"
targetmat=list(c(1624.5170977927676,1686.6028952794961),c(1522.241497199665,1648.6435462297275),c(4692.7851155858425,5511.007312043694),c(844.3683304779393,908.4362397592375),c(1598.3535720596483,1798.7555174719946),c(3454.7746479414272,3563.86524828624),c(1952.7504206264452,2021.3353369001838),c(1849.2855688636555,1995.4539625480688),c(1683.9796562771294,1902.2810148804547),c(2944.585896145602,3006.5529872373627))
targetgene="CTRL"
collabel=c("S29_MNSC504_F5","S30_MNSC504_F6")

# set up color using RColorBrewer
#library(RColorBrewer)
#colors <- brewer.pal(length(targetgenelist), "Set1")

colors=c( "#E41A1C", "#377EB8", "#4DAF4A", "#984EA3", "#FF7F00",  "#A65628", "#F781BF",
          "#999999", "#66C2A5", "#FC8D62", "#8DA0CB", "#E78AC3", "#A6D854", "#FFD92F", "#E5C494", "#B3B3B3", 
          "#8DD3C7", "#FFFFB3", "#BEBADA", "#FB8072", "#80B1D3", "#FDB462", "#B3DE69", "#FCCDE5",
          "#D9D9D9", "#BC80BD", "#CCEBC5", "#FFED6F")


## code

targetmatvec=unlist(targetmat)+1
yrange=range(targetmatvec[targetmatvec>0]);
# yrange[1]=1; # set the minimum value to 1
for(i in 1:length(targetmat)){
  vali=targetmat[[i]]+1;
  if(i==1){
    plot(1:length(vali),vali,type='b',las=1,pch=20,main=paste('sgRNAs in',targetgene),ylab='Read counts',xlab='Samples',xlim=c(0.7,length(vali)+0.3),ylim = yrange,col=colors[(i %% length(colors))],xaxt='n',log='y')
    axis(1,at=1:length(vali),labels=(collabel),las=2)
    # lines(0:100,rep(1,101),col='black');
  }else{
    lines(1:length(vali),vali,type='b',pch=20,col=colors[(i %% length(colors))])
  }
}




# parameters
# Do not modify the variables beginning with "__"
targetmat=list(c(2270.280482932938,2358.655915956083),c(1222.550202438481,1311.3229671738281),c(1406.8841337400029,1495.0807250738449),c(2692.4646481719074,2866.7935657359417),c(3806.79299416885,3984.868937747311),c(1224.9287047778555,1438.1417014991919))
targetgene="LRIG1"
collabel=c("S29_MNSC504_F5","S30_MNSC504_F6")

# set up color using RColorBrewer
#library(RColorBrewer)
#colors <- brewer.pal(length(targetgenelist), "Set1")

colors=c( "#E41A1C", "#377EB8", "#4DAF4A", "#984EA3", "#FF7F00",  "#A65628", "#F781BF",
          "#999999", "#66C2A5", "#FC8D62", "#8DA0CB", "#E78AC3", "#A6D854", "#FFD92F", "#E5C494", "#B3B3B3", 
          "#8DD3C7", "#FFFFB3", "#BEBADA", "#FB8072", "#80B1D3", "#FDB462", "#B3DE69", "#FCCDE5",
          "#D9D9D9", "#BC80BD", "#CCEBC5", "#FFED6F")


## code

targetmatvec=unlist(targetmat)+1
yrange=range(targetmatvec[targetmatvec>0]);
# yrange[1]=1; # set the minimum value to 1
for(i in 1:length(targetmat)){
  vali=targetmat[[i]]+1;
  if(i==1){
    plot(1:length(vali),vali,type='b',las=1,pch=20,main=paste('sgRNAs in',targetgene),ylab='Read counts',xlab='Samples',xlim=c(0.7,length(vali)+0.3),ylim = yrange,col=colors[(i %% length(colors))],xaxt='n',log='y')
    axis(1,at=1:length(vali),labels=(collabel),las=2)
    # lines(0:100,rep(1,101),col='black');
  }else{
    lines(1:length(vali),vali,type='b',pch=20,col=colors[(i %% length(colors))])
  }
}




# parameters
# Do not modify the variables beginning with "__"
targetmat=list(c(3244.277190906786,1958.357325976704),c(2853.013556079685,1270.7754806888481),c(2157.3016218126504,1057.685498523101),c(1808.8510290942895,742.7954439057014),c(3432.17887571737,1395.0060775790002),c(4257.519187480313,2639.0374714373293))
targetgene="SOX9"
collabel=c("S29_MNSC504_F5","S30_MNSC504_F6")

# set up color using RColorBrewer
#library(RColorBrewer)
#colors <- brewer.pal(length(targetgenelist), "Set1")

colors=c( "#E41A1C", "#377EB8", "#4DAF4A", "#984EA3", "#FF7F00",  "#A65628", "#F781BF",
          "#999999", "#66C2A5", "#FC8D62", "#8DA0CB", "#E78AC3", "#A6D854", "#FFD92F", "#E5C494", "#B3B3B3", 
          "#8DD3C7", "#FFFFB3", "#BEBADA", "#FB8072", "#80B1D3", "#FDB462", "#B3DE69", "#FCCDE5",
          "#D9D9D9", "#BC80BD", "#CCEBC5", "#FFED6F")


## code

targetmatvec=unlist(targetmat)+1
yrange=range(targetmatvec[targetmatvec>0]);
# yrange[1]=1; # set the minimum value to 1
for(i in 1:length(targetmat)){
  vali=targetmat[[i]]+1;
  if(i==1){
    plot(1:length(vali),vali,type='b',las=1,pch=20,main=paste('sgRNAs in',targetgene),ylab='Read counts',xlab='Samples',xlim=c(0.7,length(vali)+0.3),ylim = yrange,col=colors[(i %% length(colors))],xaxt='n',log='y')
    axis(1,at=1:length(vali),labels=(collabel),las=2)
    # lines(0:100,rep(1,101),col='black');
  }else{
    lines(1:length(vali),vali,type='b',pch=20,col=colors[(i %% length(colors))])
  }
}




# parameters
# Do not modify the variables beginning with "__"
targetmat=list(c(3316.8215122577076,703.110669899125),c(4061.292744481919,749.6971437329321),c(3722.3561611210557,672.0530206765869),c(2508.1307168703856,1075.8024605695814),c(2713.8711692262777,640.995371454049),c(5428.931589622243,1150.858446190715))
targetgene="mKate2"
collabel=c("S29_MNSC504_F5","S30_MNSC504_F6")

# set up color using RColorBrewer
#library(RColorBrewer)
#colors <- brewer.pal(length(targetgenelist), "Set1")

colors=c( "#E41A1C", "#377EB8", "#4DAF4A", "#984EA3", "#FF7F00",  "#A65628", "#F781BF",
          "#999999", "#66C2A5", "#FC8D62", "#8DA0CB", "#E78AC3", "#A6D854", "#FFD92F", "#E5C494", "#B3B3B3", 
          "#8DD3C7", "#FFFFB3", "#BEBADA", "#FB8072", "#80B1D3", "#FDB462", "#B3DE69", "#FCCDE5",
          "#D9D9D9", "#BC80BD", "#CCEBC5", "#FFED6F")


## code

targetmatvec=unlist(targetmat)+1
yrange=range(targetmatvec[targetmatvec>0]);
# yrange[1]=1; # set the minimum value to 1
for(i in 1:length(targetmat)){
  vali=targetmat[[i]]+1;
  if(i==1){
    plot(1:length(vali),vali,type='b',las=1,pch=20,main=paste('sgRNAs in',targetgene),ylab='Read counts',xlab='Samples',xlim=c(0.7,length(vali)+0.3),ylim = yrange,col=colors[(i %% length(colors))],xaxt='n',log='y')
    axis(1,at=1:length(vali),labels=(collabel),las=2)
    # lines(0:100,rep(1,101),col='black');
  }else{
    lines(1:length(vali),vali,type='b',pch=20,col=colors[(i %% length(colors))])
  }
}



dev.off()
Sweave("S4B_c0_t1_summary.Rnw");
library(tools);

texi2dvi("S4B_c0_t1_summary.tex",pdf=TRUE);
